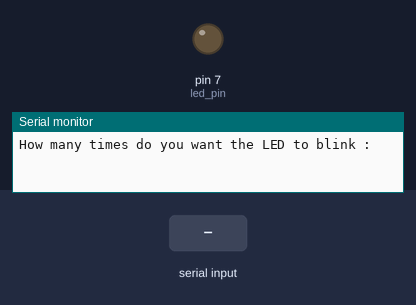
A sketch run on a simulated Arduino Uno, built with avr-gcc and run on an emulated ATmega328P. Shown: output pins drawn as LEDs (lit = HIGH), the last lines printed to the serial monitor. Dashed ring = blinking. The inputs (shaded band) are chosen by the test bench.

Above: at 1.2 s.
1.3 s: "90,45\n" received over Serial
At 1.7 s:
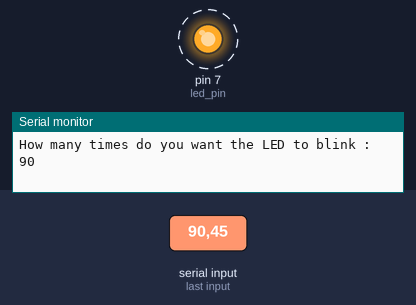
Timing chart, 0 to 10.3 s (numbered marks = the images above; inputs shaded):
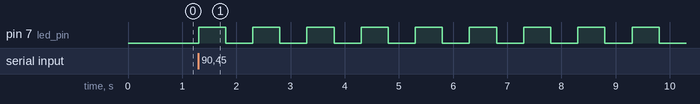

The sketch:

Blinking_LED.ino
```cpp
int led_pin = 7;
String msg = "How many times do you want the LED to blink : ";
int val = 0;
int waitT=500;

void setup() {
  // put your setup code here, to run once:
  pinMode(led_pin, OUTPUT);
  Serial.begin(9600);
}

void loop() {
  // put your main code here, to run repeatedly:
  digitalWrite(led_pin,LOW);
  Serial.print(msg);
  while(Serial.available()==0){}
  val = Serial.parseInt();
  Serial.println(val);
  for(int i=0;i<val;i++)
  {
    digitalWrite(led_pin,HIGH);
    delay(waitT);
    digitalWrite(led_pin,LOW);
    delay(waitT);
  }
}
```

Measured:
- after the input at 1.3 s, pin 7 (led_pin): alternates HIGH for 0.50 s and LOW for 0.50 s, starting at once
